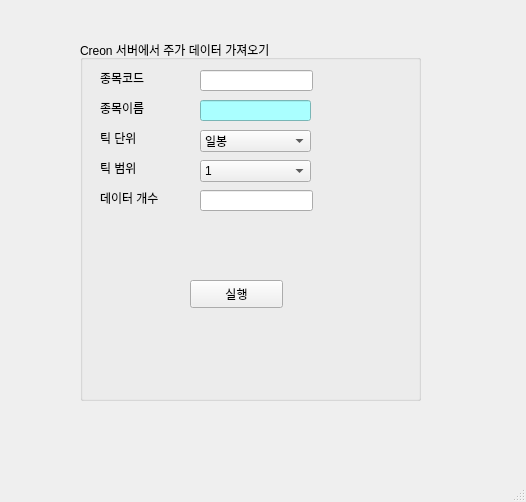
<?xml version="1.0" encoding="UTF-8"?>
<ui version="4.0">
 <class>MainWindow</class>
 <widget class="QMainWindow" name="MainWindow">
  <property name="geometry">
   <rect>
    <x>0</x>
    <y>0</y>
    <width>526</width>
    <height>502</height>
   </rect>
  </property>
  <property name="windowTitle">
   <string>Creno_datareader v0.1</string>
  </property>
  <widget class="QWidget" name="centralwidget">
   <widget class="QGroupBox" name="groupBox">
    <property name="geometry">
     <rect>
      <x>80</x>
      <y>40</y>
      <width>341</width>
      <height>361</height>
     </rect>
    </property>
    <property name="title">
     <string>Creon 서버에서 주가 데이터 가져오기</string>
    </property>
    <widget class="QPushButton" name="pushButton">
     <property name="geometry">
      <rect>
       <x>110</x>
       <y>240</y>
       <width>93</width>
       <height>28</height>
      </rect>
     </property>
     <property name="text">
      <string>실행</string>
     </property>
    </widget>
    <widget class="QLabel" name="label">
     <property name="geometry">
      <rect>
       <x>20</x>
       <y>30</y>
       <width>64</width>
       <height>15</height>
      </rect>
     </property>
     <property name="text">
      <string>종목코드</string>
     </property>
    </widget>
    <widget class="QLabel" name="label_2">
     <property name="geometry">
      <rect>
       <x>20</x>
       <y>90</y>
       <width>64</width>
       <height>15</height>
      </rect>
     </property>
     <property name="text">
      <string>틱 단위</string>
     </property>
    </widget>
    <widget class="QLabel" name="label_3">
     <property name="geometry">
      <rect>
       <x>20</x>
       <y>120</y>
       <width>64</width>
       <height>15</height>
      </rect>
     </property>
     <property name="text">
      <string>틱 범위</string>
     </property>
    </widget>
    <widget class="QLineEdit" name="lineEdit">
     <property name="geometry">
      <rect>
       <x>120</x>
       <y>30</y>
       <width>113</width>
       <height>21</height>
      </rect>
     </property>
    </widget>
    <widget class="QComboBox" name="comboBox">
     <property name="geometry">
      <rect>
       <x>120</x>
       <y>90</y>
       <width>111</width>
       <height>22</height>
      </rect>
     </property>
     <item>
      <property name="text">
       <string>일봉</string>
      </property>
     </item>
     <item>
      <property name="text">
       <string>분봉</string>
      </property>
     </item>
    </widget>
    <widget class="QComboBox" name="comboBox_2">
     <property name="enabled">
      <bool>true</bool>
     </property>
     <property name="geometry">
      <rect>
       <x>120</x>
       <y>120</y>
       <width>111</width>
       <height>22</height>
      </rect>
     </property>
     <item>
      <property name="text">
       <string>1</string>
      </property>
     </item>
     <item>
      <property name="text">
       <string>3</string>
      </property>
     </item>
     <item>
      <property name="text">
       <string>5</string>
      </property>
     </item>
     <item>
      <property name="text">
       <string>10</string>
      </property>
     </item>
     <item>
      <property name="text">
       <string>15</string>
      </property>
     </item>
     <item>
      <property name="text">
       <string>30</string>
      </property>
     </item>
     <item>
      <property name="text">
       <string>45</string>
      </property>
     </item>
     <item>
      <property name="text">
       <string>60</string>
      </property>
     </item>
    </widget>
    <widget class="QLineEdit" name="lineEdit_2">
     <property name="geometry">
      <rect>
       <x>120</x>
       <y>60</y>
       <width>111</width>
       <height>21</height>
      </rect>
     </property>
     <property name="styleSheet">
      <string notr="true">background-color: rgb(170, 255, 255);</string>
     </property>
     <property name="readOnly">
      <bool>true</bool>
     </property>
    </widget>
    <widget class="QLabel" name="label_10">
     <property name="geometry">
      <rect>
       <x>20</x>
       <y>60</y>
       <width>64</width>
       <height>15</height>
      </rect>
     </property>
     <property name="text">
      <string>종목이름</string>
     </property>
    </widget>
    <widget class="QLabel" name="label_4">
     <property name="geometry">
      <rect>
       <x>20</x>
       <y>150</y>
       <width>81</width>
       <height>16</height>
      </rect>
     </property>
     <property name="text">
      <string>데이터 개수</string>
     </property>
    </widget>
   </widget>
   <widget class="QLineEdit" name="lineEdit_3">
    <property name="geometry">
     <rect>
      <x>200</x>
      <y>190</y>
      <width>113</width>
      <height>21</height>
     </rect>
    </property>
   </widget>
  </widget>
  <widget class="QMenuBar" name="menubar">
   <property name="geometry">
    <rect>
     <x>0</x>
     <y>0</y>
     <width>526</width>
     <height>26</height>
    </rect>
   </property>
  </widget>
  <widget class="QStatusBar" name="statusbar"/>
 </widget>
 <resources/>
 <connections/>
</ui>
